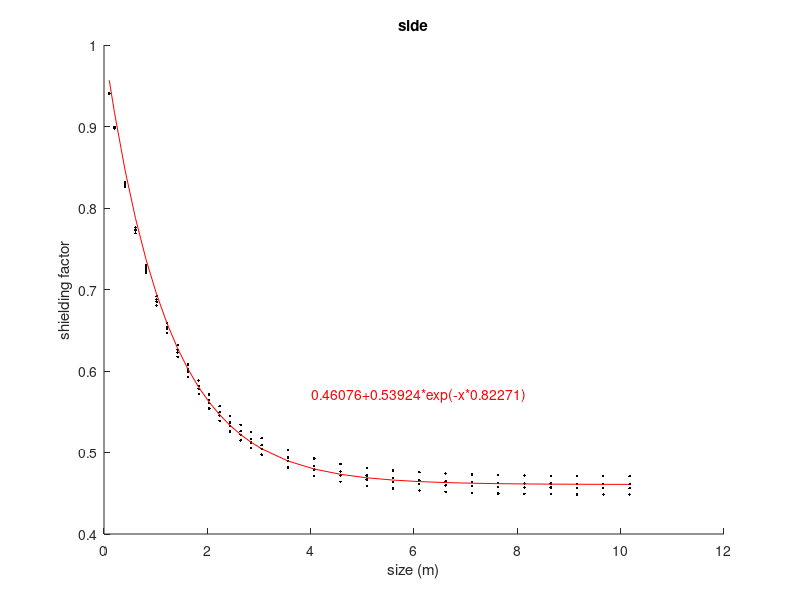
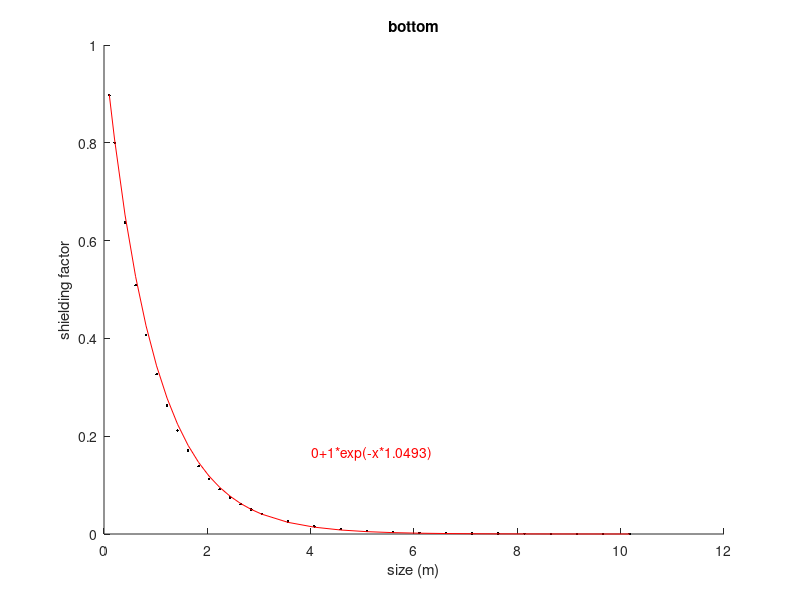

These charts were generated, in order, by the following MATLAB code:
clear
close all hidden

load('solution.mat')

scale=solution.shielding(1);

% interpret sides
sel=solution.sample>1 & solution.sample<6;
x=solution.side(sel)/scale;
y=solution.shielding(sel);
% side formula: y=b+(1-b)*exp(-x*a)
b=mean(y(x>6));
a=median(log((y-b)/(1-b))./(-x));

figure
hold on
title('side')
xlabel('size (m)')
ylabel('shielding factor')
plot(x,y,'.k')
ymodel=b+(1-b)*exp(-x*a);
plot(x,ymodel,'-r')
text(mean(x), mean(ymodel),...
    [num2str(b) '+' num2str((1-b)) '*exp(-x*' num2str(a) ')'],...
    'Color','r')

% interpret bottom
sel=solution.sample==6;
x=solution.side(sel)/scale;
y=solution.shielding(sel);
% side formula: y=b+(1-b)*exp(-x*a)
b=0;
a=median(log((y-b)/(1-b))./(-x));

figure
hold on
title('bottom')
xlabel('size (m)')
ylabel('shielding factor')
plot(x,y,'.k')
ymodel=b+(1-b)*exp(-x*a);
plot(x,ymodel,'-r')
text(mean(x), mean(ymodel),...
    [num2str(b) '+' num2str((1-b)) '*exp(-x*' num2str(a) ')'],...
    'Color','r')